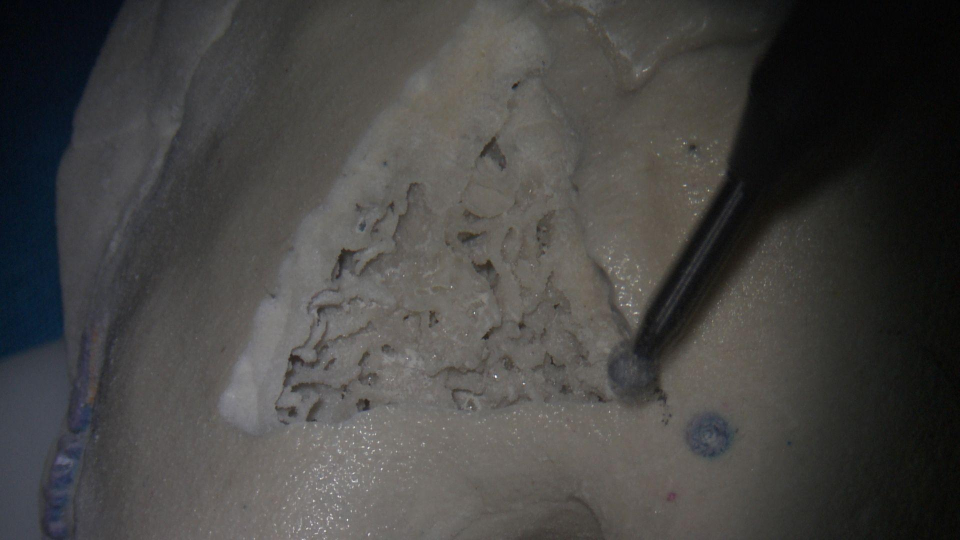
#> input picture data/drill_reproj_data/Drill_510_2/prepare_right/140.jpeg, 1920 x 1080 px, given in place of 85.jpeg, which was not available (shown at 1/2 size)
$ python camera_registration_pipline.py
#> lines starting #> are read from the running program, lines starting #| are printed output that depends on the picture; after the words box and inside, x2 and y2 are one past the last pixel; in counts of white or black regions, pixels touching at a corner belong together; pictures that were not available may be replaced by others from this repository, and a replacement may not be noted
import numpy as np
import cv2
from natsort import natsorted
import os
import re
import open3d as o3d
import copy
import pandas as pd
import matplotlib.pyplot as plt
from Solver import  solver
sol = solver()

# # cv2.imshow('imgray', imgray)
#
# ret, thresh = cv2.threshold(imgray, 127, 255, 0)
# contours, hierarchy = cv2.findContours(thresh, cv2.RETR_TREE, cv2.CHAIN_APPROX_SIMPLE)
# # print(hierarchy.shape)
# imgnew = cv2.drawContours(img, contours, -1, (0,255,0), 3)
# # cv2.imshow('img_org', imgnew)


def getCircleCentroid(dir, img_idx):
#> called with dir = 'dst_', img_idx = 85
    CircleCentroid = {}
    idx = ['left', 'right']
    image = []
    count = 0
    center = []
    for i in idx:
        img = cv2.imread(f'microscope_calibration_2.8/{dir + i}/{img_idx}.jpeg') #220 40
#> img is the input picture: shape (1080, 1920, 3); mean B, G, R 66.8, 68.5, 69.6
        imgray = cv2.cvtColor(img, cv2.COLOR_BGR2GRAY)
        circles = cv2.HoughCircles(imgray, cv2.HOUGH_GRADIENT, 1, 120, param1=100, param2=30, minRadius=0, maxRadius=0)
#> circles = 36 rows, first 8: [840.5, 766.5, 268.1], [892.5, 648.5, 252.3], [1054.5, 891.5, 427.7], [707.5, 825.5, 153.7], [921.5, 932.5, 286.8], [1032.5, 370.5, 384.6], [1173.5, 417.5, 239.1], [1085.5, 1035.5, 508.2]
        # print('circles',type(circles),circles.shape)  #circles <class 'numpy.ndarray'> (1, 3, 3)
        circles = np.uint16(np.around(circles))
#> circles = 36 rows, first 8: [840, 766, 268], [892, 648, 252], [1054, 892, 428], [708, 826, 154], [922, 932, 287], [1032, 370, 385], [1174, 418, 239], [1086, 1036, 508]
        for i in circles[0, :]:
            #绘制圆 (i[0],i[1])为圆心，i[2]为半径
            cv2.circle(img, (i[0], i[1]), i[2], (0, 255, 0), 2)
            #绘制圆心
            cv2.circle(img, (i[0], i[1]), 2, (255, 0, 0), 3)
            centertext = "(" + str(i[0]) + ", " + str(i[1]) + ")"
            idxtest = f'{count + 1}'
            cv2.putText(img, centertext, (i[0]-100, i[1]-20), cv2.FONT_HERSHEY_PLAIN, 1.5, (0, 0, 255), 1, 8, 0)
            cv2.putText(img, idxtest, (i[0], i[1] - 40), cv2.FONT_HERSHEY_PLAIN, 2, (0, 0, 0), 1, 8, 0)
            CircleCentroid[f'{count+1}'] = (i[0], i[1])
            count += 1
#> this loop made 36 passes
#> (i, idxtest) on passes 1 to 12: ([840, 766, 268], '1'), ([892, 648, 252], '2'), ([1054, 892, 428], '3'), ([708, 826, 154], '4'), ([922, 932, 287], '5'), ([1032, 370, 385], '6'), ([1174, 418, 239], '7'), ([1086, 1036, 508], '8'), ([848, 1074, 346], '9'), ([890, 510, 213], '10'), ([532, 854, 210], '11'), ([754, 638, 117], '12')
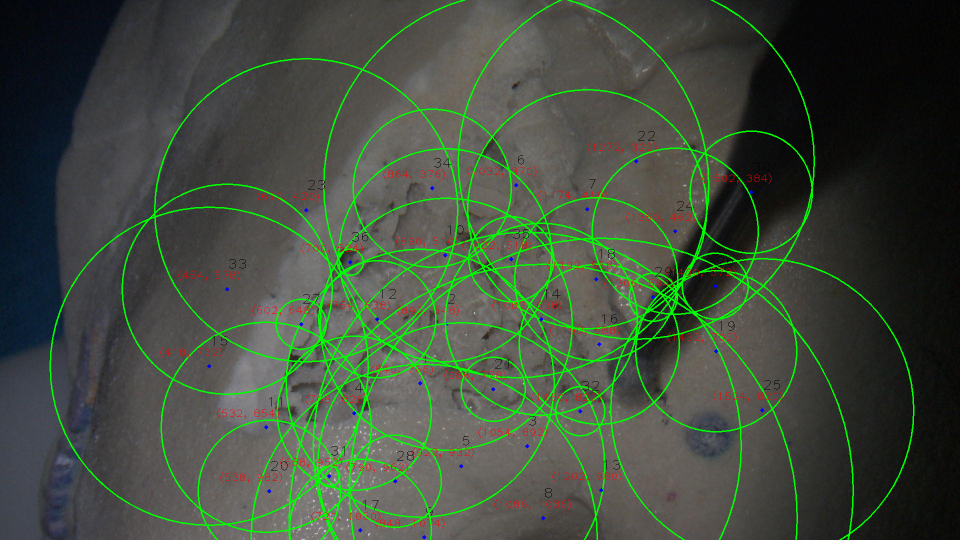
#> img: shape (1080, 1920, 3) (shown at 1/2 size); 5.85% of pixels changed, all inside (x1, y1, x2, y2) = (99, 0, 1829, 1080)
#> after the loop, CircleCentroid = 36 items; count = 36

        image.append(img)
        center.append(CircleCentroid)
        CircleCentroid = {}
        # count=0

    rec = np.concatenate([image[0], image[1]], axis=1)
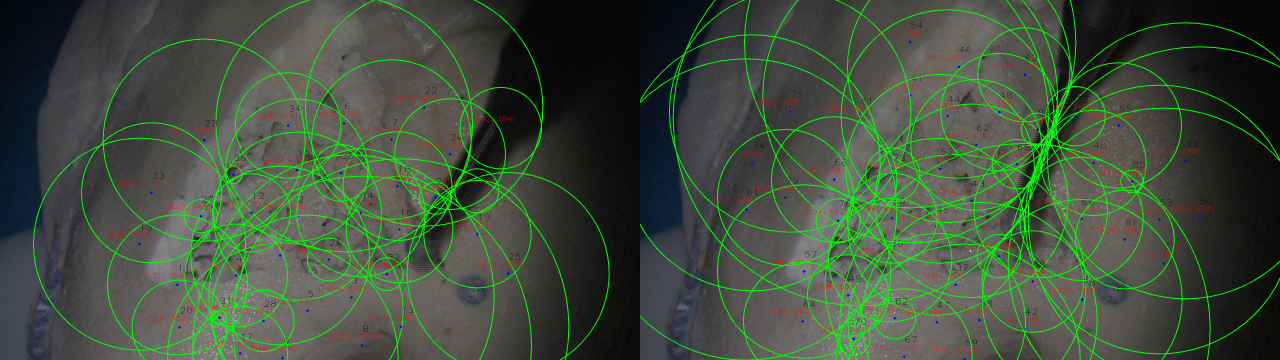
#> rec: shape (1080, 3840, 3) (shown at 1/3 size); mean B, G, R 61.3, 79, 64.8
    # print(rec.shape)
    rec_org = rec
    rec = cv2.resize(rec, (2200, 600))
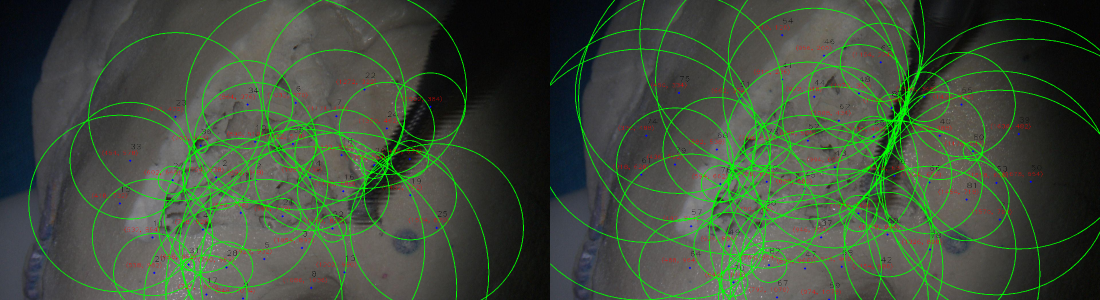
#> rec: shape (600, 2200, 3) (shown at 1/2 size); mean B, G, R 61.2, 78.9, 64.7
    cv2.imshow('circles', rec)
    cv2.waitKey()
    cv2.destroyAllWindows()
    return center[0], center[1], rec_org

# [71 lines left out: functions stereoMatch, get3Dcoord, get3DcoordForClick, not called in this run]

def find_NN_for_disparity(dict_l, dict_r):
    from sklearn.neighbors import NearestNeighbors
    arr_r = (np.array(list(dict_r.values()))+np.array([400, 0]))
    arr_l = np.array(list(dict_l.values()))
    arr = np.vstack((arr_l, arr_r))
    neigh = NearestNeighbors(n_neighbors=2, radius=1)
    neigh.fit(arr)
    distances, indices = neigh.kneighbors(arr)
    indices = indices+1
    # print(indices[:][::-1])
    print(indices[indices[::-1] != indices])
    idx = indices[indices[::-1] != indices]
    idx = idx[0:int(len(idx)/2)]
    dict_center = {**dict_l, **dict_r}
    disparity = []
    for i in list(range(len(idx)))[::2]:
        # print(str(idx[i]))
        l_coordinates = dict_center[str(idx[i])]
        r_coordinates = dict_center[str(idx[i+1])]
        dis_tempt = abs(l_coordinates[0]-r_coordinates[0])
        # print(zip(l_coordinates,r_coordinates,dis_tempt))
        disparity.append([l_coordinates,r_coordinates,dis_tempt,str(idx[i])+' in left image'])
    # for i in idx:
    #     dict_center[i]
    # print(neigh.kneighbors_graph(arr).toarray())
    return disparity

def getRealPose(idx):
#> (the run stopped early here; a loop or call above may not have finished)
